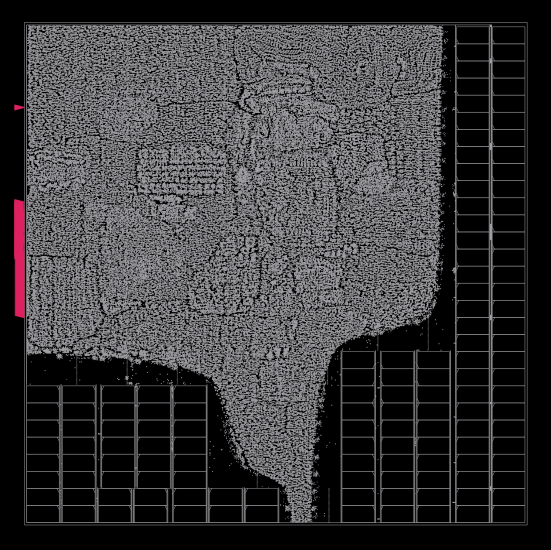
#> input picture results/a3/fig3b/ours_s104_placement.png, 1102 x 1099 px (shown at 1/2 size); its folder holds 3 pictures in this run
$ python make_fig_results.py
#> lines starting #> are read from the running program, lines starting #| are printed output that depends on the picture; after the words box and inside, x2 and y2 are one past the last pixel; in counts of white or black regions, pixels touching at a corner belong together
"""Paper Fig. 3: (a) cost vs. fidelity, (b) Ariane133 seed 104 layouts, GPU flow vs. stock, (c) Ariane133 winner - default TNS per
test seed. Numbers: results/a3 (scripts/arms/verify_*.py, fidelity_corr.py). usage: make_fig_results.py [IMG_DIR [OUT.pdf]]  (defaults: results/a3/fig3b, paper/fig_results.pdf)"""
import sys, numpy as np, matplotlib
matplotlib.use("Agg")
import matplotlib.pyplot as plt
from PIL import Image
import os
ROOT = os.path.join(os.path.dirname(os.path.abspath(__file__)), "..")
S = sys.argv[1] if len(sys.argv) > 1 else os.path.join(ROOT, "results", "a3", "fig3b")
OUT = sys.argv[2] if len(sys.argv) > 2 else os.path.join(ROOT, "paper", "fig_results.pdf")
plt.rcParams.update({"font.family": "serif", "font.size": 7, "axes.linewidth": 0.6, "pdf.fonttype": 42})
fig = plt.figure(figsize=(7.0, 2.7))
gs = fig.add_gridspec(1, 3, width_ratios=[1.3, 1.55, 0.95], wspace=0.38, left=0.065, right=0.985, bottom=0.14, top=0.88)

# (a) cost vs fidelity: Ariane133 TNS Spearman (13 competitive runs) per stage; minutes to reach it (same-day mean)
ax = fig.add_subplot(gs[0])
st = ["global\nplace", "detail.\nplace", "CTS", "global\nroute", "full\nroute"]
rho = [0.45, 0.55, 0.86, 0.74]; mins = [5.3, 8.3, 20.6, 45.9, 81.3]  # no rho at full route: it is the reference
x = np.arange(len(st))
ax2 = ax.twinx(); ax2.bar(x, mins, width=0.55, color="0.85", zorder=0); ax2.set_ylim(0, 100)
ax2.set_ylabel("min to reach (Ariane133)", fontsize=6.5); ax2.tick_params(labelsize=6)
for i, m in enumerate(mins): ax2.text(i, m + 2, f"{m:.0f}", ha="center", fontsize=5.8, color="0.35")
ax.set_zorder(ax2.get_zorder() + 1); ax.patch.set_visible(False)
ax.plot(x[:4], rho, "o-", color="C3", ms=3.5, lw=1, label="Ariane133 TNS")
ax.set_xticks(x); ax.set_xticklabels(st, fontsize=6); ax.set_ylim(0, 1.15); ax.set_ylabel(r"Spearman $\rho$ vs. routed TNS", fontsize=6.5)
ax.legend(fontsize=5.5, loc="upper left", frameon=False, handletextpad=0.3, borderaxespad=0.2)
ax.set_title("(a) cost vs. fidelity", fontsize=7, pad=3)

# (b) layouts
sub = gs[1].subgridspec(2, 2, wspace=0.03, hspace=0.06)
def crop(p):
    im = Image.open(p).convert("RGB"); a = np.asarray(im); m = a.max(axis=2) > 20
#> after `m = a.max(axis=2) > 20`:
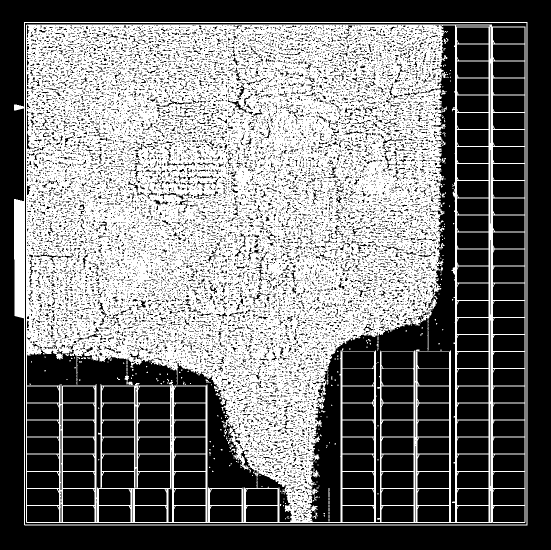
#> m: shape (1099, 1102) bool (shown at 1/2 size); 46.8% white; 252 white regions (230 under 20 px), largest, box (x1, y1, x2, y2) and area: (52, 49, 1051, 1046) 551782, (28, 44, 1055, 1051) 12783, (249, 750, 266, 770) 127
    ys, xs = np.where(m); return im.crop((xs.min(), ys.min(), xs.max() + 1, ys.max() + 1))
#> after `return im.crop((xs.min(), ys.min(), xs.max() + 1, ys.max() + 1))`:
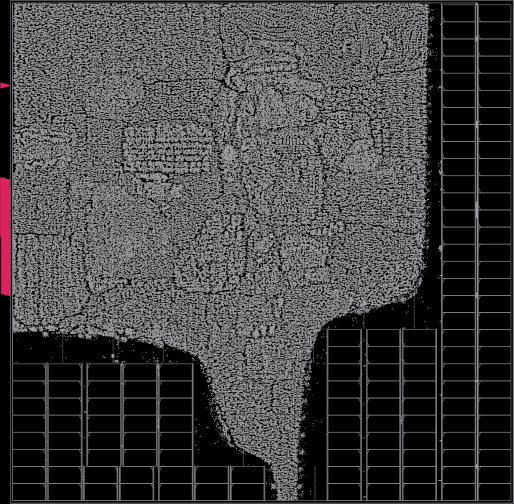
#> returned value: PIL image 1027x1007 RGB (shown at 1/2 size); mean R, G, B 65.9, 65.1, 67
labs = [("ours_s104_placement", "GPU flow"), ("stock_s104_placement", "stock"),
        ("ours_s104_congestion", ""), ("stock_s104_congestion", "")]
for i, (f, t) in enumerate(labs):
    a = fig.add_subplot(sub[i % 2 * 0 + (0 if i < 2 else 1), i % 2]); a.imshow(crop(f"{S}/{f}.png")); a.set_xticks([]); a.set_yticks([])
    for sp in a.spines.values(): sp.set_visible(False)
#> (the run stopped early here; a loop or call above may not have finished)
